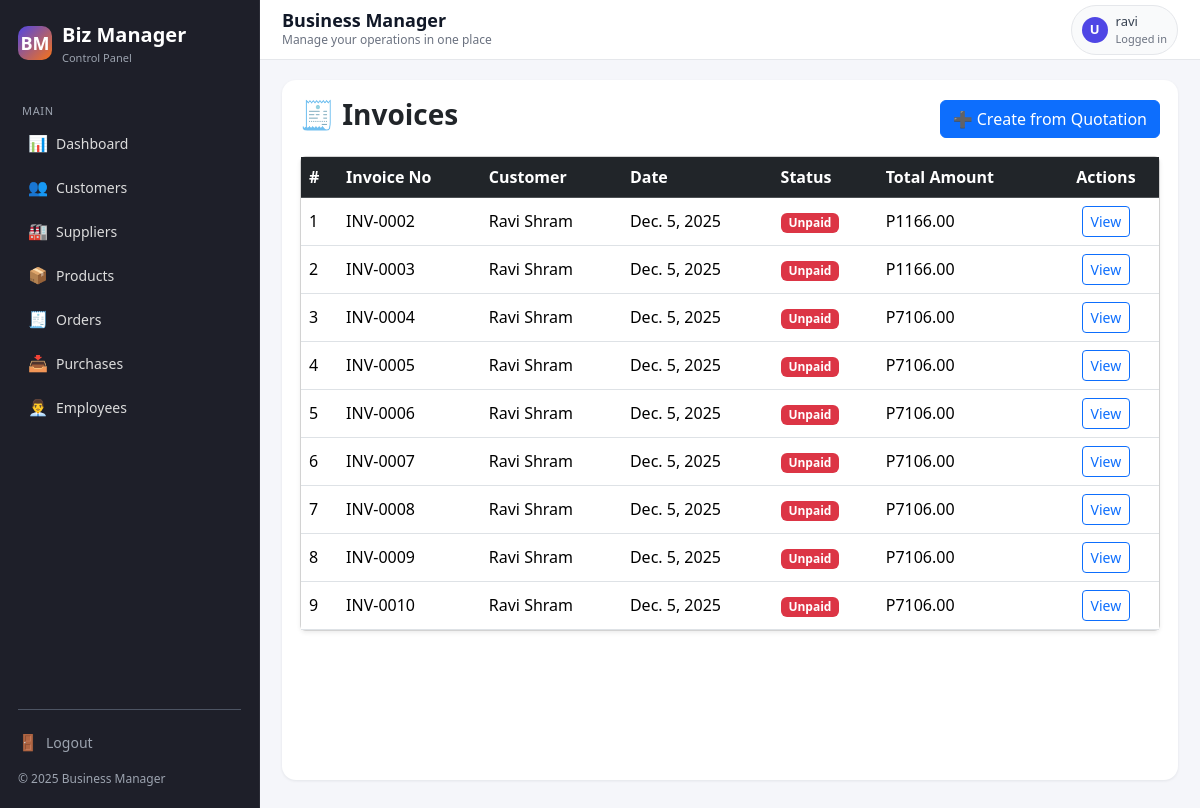
/sales/purchases/invoices/ (signed in), run on the app's committed database.
### sales/models.py (models this page shows, shortened)
class Invoice(models.Model):
    STATUS_CHOICES = [
        ("Unpaid", "Unpaid"),
        ("Partially Paid", "Partially Paid"),
        ("Paid", "Paid"),
        ("Cancelled", "Cancelled"),
    ]
    customer = models.ForeignKey(Customer, on_delete=models.CASCADE)
    quotation = models.ForeignKey(
        Quotation, null=True, blank=True, on_delete=models.SET_NULL
    )
    date = models.DateField(auto_now_add=True)
    number = models.CharField(max_length=20, unique=True, blank=True)
    status = models.CharField(max_length=20, choices=STATUS_CHOICES, default="Unpaid")
    total_amount = models.DecimalField(max_digits=12, decimal_places=2, default=0)

### crm/models.py (models this page shows, shortened)
class Customer(models.Model):
    name = models.CharField(max_length=200)
    email = models.EmailField(blank=True, null=True)
    phone = models.CharField(max_length=50, blank=True, null=True)
    address = models.TextField(blank=True, null=True)
    created_at = models.DateTimeField(auto_now_add=True)

### sales/views.py (the view)
# urls.py: path("purchases/invoices/", views.invoice_list, name="invoice_list"),
@login_required
def invoice_list(request):
    invoices = Invoice.objects.select_related("customer").order_by("-date")
    return render(request, "sales/invoice_list.html", {"invoices": invoices})

### templates/sales/invoice_list.html
{% extends "base.html" %}
{% block content %}
<div class="d-flex justify-content-between align-items-center mb-3">
    <h3 class="fw-bold">🧾 Invoices</h3>
   <a href="{% url 'quotation_list' %}" class="btn btn-primary">
    ➕ Create from Quotation
</a>
</div>
<div class="card shadow-sm">
    <div class="table-responsive">
        <table class="table table-hover align-middle mb-0">
            <thead class="table-dark">
                <tr>
                    <th>#</th>
                    <th>Invoice No</th>
                    <th>Customer</th>
                    <th>Date</th>
                    <th>Status</th>
                    <th>Total Amount</th>
                    <th class="text-center">Actions</th>
                </tr>
            </thead>
            <tbody>
                {% for invoice in invoices %}
                <tr>
                    <td>{{ forloop.counter }}</td>
                    <td>{{ invoice.number }}</td>
                    <td>{{ invoice.customer.name }}</td>
                    <td>{{ invoice.date }}</td>
                    <td>
                        {% if invoice.status == "Paid" %}
                            <span class="badge bg-success">Paid</span>
                        {% elif invoice.status == "Partially Paid" %}
                            <span class="badge bg-warning text-dark">Partially Paid</span>
                        {% else %}
                            <span class="badge bg-danger">Unpaid</span>
                        {% endif %}
                    </td>
                    <td>
                        P{{ invoice.total_amount|floatformat:2 }}
                    </td>
                    <td class="text-center">
                        <a href="{% url 'invoice_detail' invoice.id %}"
                           class="btn btn-sm btn-outline-primary">
                            View
                        </a>
                    </td>
                </tr>
                {% empty %}
                <tr>
                    <td colspan="7" class="text-center text-muted py-4">
                        No invoices found.
                    </td>
                </tr>
                {% endfor %}
            </tbody>
        </table>
    </div>
</div>
{% endblock %}

### templates/base.html (shortened to what this page needs)
<!DOCTYPE html>
<html lang="en">
<head>
    <link href="https://cdn.jsdelivr.net/npm/bootstrap@5.3.2/dist/css/bootstrap.min.css" rel="stylesheet">
</head>
<body>
<div class="app-layout">
    <aside class="sidebar" id="sidebar">
        <div class="sidebar-brand">
            <div class="sidebar-logo">BM</div>
            <div>
                <p class="sidebar-title">Biz Manager</p>
                <p class="sidebar-subtitle">Control Panel</p>
            </div>
        </div>
        <p class="sidebar-section-label">Main</p>
        <ul class="sidebar-nav">
            <li class="sidebar-nav-item">
                <a href="{% url 'dashboard' %}" class="sidebar-nav-link">
                    <span class="icon">📊</span>
                    <span>Dashboard</span>
                </a>
            </li>
            <li class="sidebar-nav-item">
                <a href="/crm/customers/" class="sidebar-nav-link">
                    <span class="icon">👥</span>
                    <span>Customers</span>
                </a>
            </li>
            <li class="sidebar-nav-item">
                <a href="/crm/suppliers/" class="sidebar-nav-link">
                    <span class="icon">🏭</span>
                    <span>Suppliers</span>
                </a>
            </li>
            <li class="sidebar-nav-item">
                <a href="/inventory/" class="sidebar-nav-link">
                    <span class="icon">📦</span>
                    <span>Products</span>
                </a>
            </li>
            <li class="sidebar-nav-item">
                <a href="/sales/orders/" class="sidebar-nav-link">
                    <span class="icon">🧾</span>
                    <span>Orders</span>
                </a>
            </li>
            <li class="sidebar-nav-item">
                <a href="{% url 'sales_documents_dashboard' %}" class="sidebar-nav-link">
                    <span class="icon">📥</span>
                    <span>Purchases</span>
                </a>
            </li>
            <li class="sidebar-nav-item">
                <a href="/hr/employees/" class="sidebar-nav-link">
                    <span class="icon">👨‍💼</span>
                    <span>Employees</span>
                </a>
            </li>
        </ul>
        <div class="sidebar-divider"></div>
        <div class="sidebar-footer">
            <div class="mb-2">
                <a href="{% url 'logout' %}" class="sidebar-nav-link" style="padding-left: 0;">
                    <span class="icon">🚪</span>
                    <span>Logout</span>
                </a>
            </div>
            <div>© {% now "Y" %} Business Manager</div>
        </div>
    </aside>
    <div class="main-wrapper">
        <header class="topbar">
            <div class="topbar-left">
                <h1>{% block page_heading %}Business Manager{% endblock %}</h1>
                <small>{% block page_subtitle %}Manage your operations in one place{% endblock %}</small>
            </div>
            <div class="topbar-right">
                <div class="topbar-user">
                    <div class="topbar-user-avatar">
                        {{ request.user.first_name|default:"U"|first|upper }}
                    </div>
                    <div>
                        <div style="font-weight: 500;">
                            {{ request.user.get_full_name|default:request.user.username }}
                        </div>
                        <div style="font-size: 11px; color: #6b7280;">
                            Logged in
                        </div>
                    </div>
                </div>
            </div>
        </header>
        <main class="content">
            <div class="content-inner">
                {% block content %}{% endblock %}
            </div>
        </main>
    </div>
</div>
</body>
</html>

### data on the page
Invoice: number "INV-0002", customer.name "Ravi Shram", date "Dec. 5, 2025", status "Unpaid", total_amount "1166.00"
Invoice: number "INV-0003", customer.name "Ravi Shram", date "Dec. 5, 2025", status "Unpaid", total_amount "1166.00"
Invoice: number "INV-0004", customer.name "Ravi Shram", date "Dec. 5, 2025", status "Unpaid", total_amount "7106.00"
Invoice: number "INV-0005", customer.name "Ravi Shram", date "Dec. 5, 2025", status "Unpaid", total_amount "7106.00"
Invoice: number "INV-0006", customer.name "Ravi Shram", date "Dec. 5, 2025", status "Unpaid", total_amount "7106.00"
Invoice: number "INV-0007", customer.name "Ravi Shram", date "Dec. 5, 2025", status "Unpaid", total_amount "7106.00"
Invoice: number "INV-0008", customer.name "Ravi Shram", date "Dec. 5, 2025", status "Unpaid", total_amount "7106.00"
Invoice: number "INV-0009", customer.name "Ravi Shram", date "Dec. 5, 2025", status "Unpaid", total_amount "7106.00"
Invoice: number "INV-0010", customer.name "Ravi Shram", date "Dec. 5, 2025", status "Unpaid", total_amount "7106.00"

### other printed values
{{ request.user.first_name|default:"U"|first|upper }} "U"
{{ request.user.get_full_name|default:request.user.username }} "ravi"
